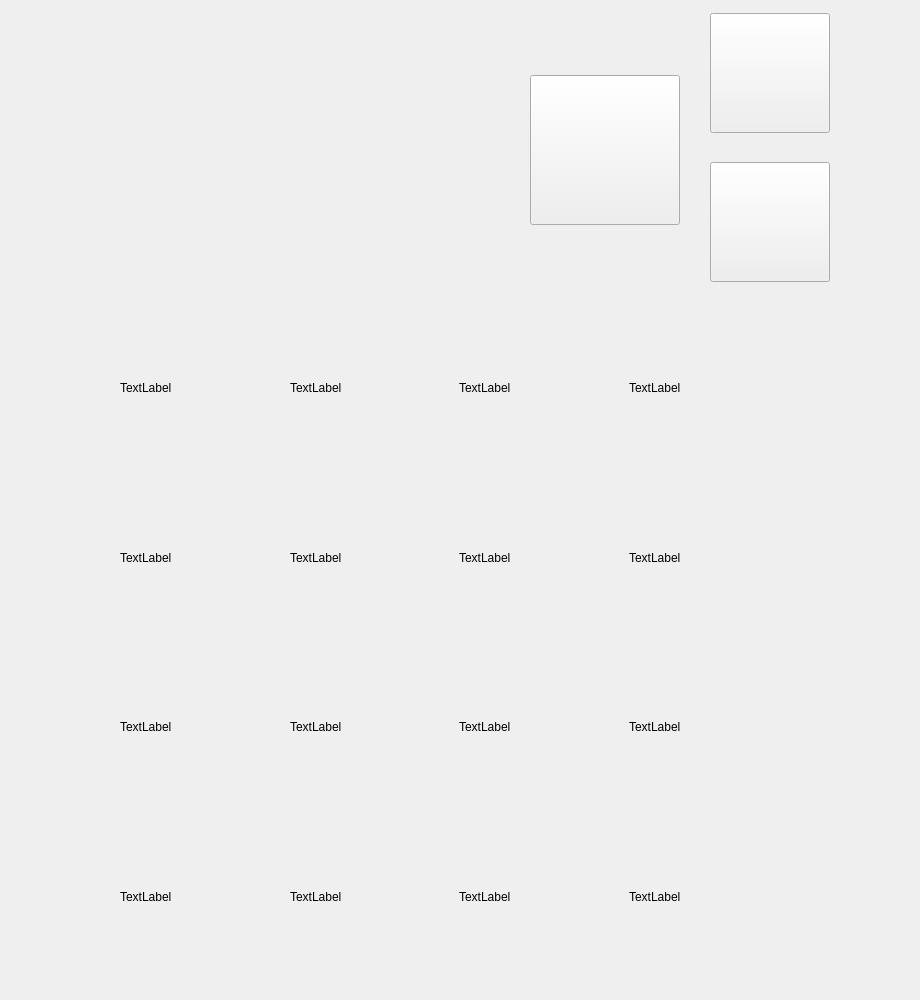
<?xml version="1.0" encoding="UTF-8"?>
<ui version="4.0">
 <class>gamewindow</class>
 <widget class="QWidget" name="gamewindow">
  <property name="geometry">
   <rect>
    <x>0</x>
    <y>0</y>
    <width>920</width>
    <height>1000</height>
   </rect>
  </property>
  <property name="windowTitle">
   <string>2048</string>
  </property>
  <widget class="QLabel" name="label">
   <property name="geometry">
    <rect>
     <x>80</x>
     <y>10</y>
     <width>375</width>
     <height>100</height>
    </rect>
   </property>
   <property name="minimumSize">
    <size>
     <width>375</width>
     <height>100</height>
    </size>
   </property>
   <property name="maximumSize">
    <size>
     <width>375</width>
     <height>100</height>
    </size>
   </property>
   <property name="font">
    <font>
     <family>Copperplate Gothic Bold</family>
     <pointsize>36</pointsize>
     <weight>75</weight>
     <bold>true</bold>
    </font>
   </property>
   <property name="text">
    <string/>
   </property>
   <property name="pixmap">
    <pixmap resource="pic.qrc">:/pic/PIC/score.jpg</pixmap>
   </property>
  </widget>
  <widget class="QWidget" name="layoutWidget">
   <property name="geometry">
    <rect>
     <x>120</x>
     <y>310</y>
     <width>664</width>
     <height>664</height>
    </rect>
   </property>
   <layout class="QGridLayout" name="gridLayout">
    <item row="6" column="2">
     <widget class="QLabel" name="B14">
      <property name="minimumSize">
       <size>
        <width>155</width>
        <height>155</height>
       </size>
      </property>
      <property name="maximumSize">
       <size>
        <width>155</width>
        <height>155</height>
       </size>
      </property>
      <property name="baseSize">
       <size>
        <width>155</width>
        <height>155</height>
       </size>
      </property>
      <property name="text">
       <string>TextLabel</string>
      </property>
     </widget>
    </item>
    <item row="6" column="0">
     <widget class="QLabel" name="B13">
      <property name="minimumSize">
       <size>
        <width>155</width>
        <height>155</height>
       </size>
      </property>
      <property name="maximumSize">
       <size>
        <width>155</width>
        <height>155</height>
       </size>
      </property>
      <property name="baseSize">
       <size>
        <width>155</width>
        <height>155</height>
       </size>
      </property>
      <property name="text">
       <string>TextLabel</string>
      </property>
     </widget>
    </item>
    <item row="6" column="4">
     <widget class="QLabel" name="B15">
      <property name="minimumSize">
       <size>
        <width>155</width>
        <height>155</height>
       </size>
      </property>
      <property name="maximumSize">
       <size>
        <width>155</width>
        <height>155</height>
       </size>
      </property>
      <property name="baseSize">
       <size>
        <width>155</width>
        <height>155</height>
       </size>
      </property>
      <property name="text">
       <string>TextLabel</string>
      </property>
     </widget>
    </item>
    <item row="0" column="0">
     <widget class="QLabel" name="B1">
      <property name="minimumSize">
       <size>
        <width>155</width>
        <height>155</height>
       </size>
      </property>
      <property name="maximumSize">
       <size>
        <width>155</width>
        <height>155</height>
       </size>
      </property>
      <property name="baseSize">
       <size>
        <width>155</width>
        <height>155</height>
       </size>
      </property>
      <property name="text">
       <string>TextLabel</string>
      </property>
     </widget>
    </item>
    <item row="2" column="4">
     <widget class="QLabel" name="B7">
      <property name="minimumSize">
       <size>
        <width>155</width>
        <height>155</height>
       </size>
      </property>
      <property name="maximumSize">
       <size>
        <width>155</width>
        <height>155</height>
       </size>
      </property>
      <property name="baseSize">
       <size>
        <width>155</width>
        <height>155</height>
       </size>
      </property>
      <property name="text">
       <string>TextLabel</string>
      </property>
     </widget>
    </item>
    <item row="0" column="2">
     <widget class="QLabel" name="B2">
      <property name="minimumSize">
       <size>
        <width>155</width>
        <height>155</height>
       </size>
      </property>
      <property name="maximumSize">
       <size>
        <width>155</width>
        <height>155</height>
       </size>
      </property>
      <property name="baseSize">
       <size>
        <width>155</width>
        <height>155</height>
       </size>
      </property>
      <property name="text">
       <string>TextLabel</string>
      </property>
     </widget>
    </item>
    <item row="2" column="6">
     <widget class="QLabel" name="B8">
      <property name="minimumSize">
       <size>
        <width>155</width>
        <height>155</height>
       </size>
      </property>
      <property name="maximumSize">
       <size>
        <width>155</width>
        <height>155</height>
       </size>
      </property>
      <property name="baseSize">
       <size>
        <width>155</width>
        <height>155</height>
       </size>
      </property>
      <property name="text">
       <string>TextLabel</string>
      </property>
     </widget>
    </item>
    <item row="0" column="6">
     <widget class="QLabel" name="B4">
      <property name="minimumSize">
       <size>
        <width>155</width>
        <height>155</height>
       </size>
      </property>
      <property name="maximumSize">
       <size>
        <width>155</width>
        <height>155</height>
       </size>
      </property>
      <property name="baseSize">
       <size>
        <width>155</width>
        <height>155</height>
       </size>
      </property>
      <property name="text">
       <string>TextLabel</string>
      </property>
     </widget>
    </item>
    <item row="4" column="0">
     <widget class="QLabel" name="B9">
      <property name="minimumSize">
       <size>
        <width>155</width>
        <height>155</height>
       </size>
      </property>
      <property name="maximumSize">
       <size>
        <width>155</width>
        <height>155</height>
       </size>
      </property>
      <property name="baseSize">
       <size>
        <width>155</width>
        <height>155</height>
       </size>
      </property>
      <property name="text">
       <string>TextLabel</string>
      </property>
     </widget>
    </item>
    <item row="0" column="4">
     <widget class="QLabel" name="B3">
      <property name="minimumSize">
       <size>
        <width>155</width>
        <height>155</height>
       </size>
      </property>
      <property name="maximumSize">
       <size>
        <width>155</width>
        <height>155</height>
       </size>
      </property>
      <property name="baseSize">
       <size>
        <width>155</width>
        <height>155</height>
       </size>
      </property>
      <property name="text">
       <string>TextLabel</string>
      </property>
     </widget>
    </item>
    <item row="4" column="4">
     <widget class="QLabel" name="B11">
      <property name="minimumSize">
       <size>
        <width>155</width>
        <height>155</height>
       </size>
      </property>
      <property name="maximumSize">
       <size>
        <width>155</width>
        <height>155</height>
       </size>
      </property>
      <property name="baseSize">
       <size>
        <width>155</width>
        <height>155</height>
       </size>
      </property>
      <property name="text">
       <string>TextLabel</string>
      </property>
     </widget>
    </item>
    <item row="4" column="2">
     <widget class="QLabel" name="B10">
      <property name="minimumSize">
       <size>
        <width>155</width>
        <height>155</height>
       </size>
      </property>
      <property name="maximumSize">
       <size>
        <width>155</width>
        <height>155</height>
       </size>
      </property>
      <property name="baseSize">
       <size>
        <width>155</width>
        <height>155</height>
       </size>
      </property>
      <property name="text">
       <string>TextLabel</string>
      </property>
     </widget>
    </item>
    <item row="2" column="2">
     <widget class="QLabel" name="B6">
      <property name="minimumSize">
       <size>
        <width>155</width>
        <height>155</height>
       </size>
      </property>
      <property name="maximumSize">
       <size>
        <width>155</width>
        <height>155</height>
       </size>
      </property>
      <property name="baseSize">
       <size>
        <width>155</width>
        <height>155</height>
       </size>
      </property>
      <property name="text">
       <string>TextLabel</string>
      </property>
     </widget>
    </item>
    <item row="2" column="0">
     <widget class="QLabel" name="B5">
      <property name="minimumSize">
       <size>
        <width>155</width>
        <height>155</height>
       </size>
      </property>
      <property name="maximumSize">
       <size>
        <width>155</width>
        <height>155</height>
       </size>
      </property>
      <property name="baseSize">
       <size>
        <width>155</width>
        <height>155</height>
       </size>
      </property>
      <property name="text">
       <string>TextLabel</string>
      </property>
     </widget>
    </item>
    <item row="4" column="6">
     <widget class="QLabel" name="B12">
      <property name="minimumSize">
       <size>
        <width>155</width>
        <height>155</height>
       </size>
      </property>
      <property name="maximumSize">
       <size>
        <width>155</width>
        <height>155</height>
       </size>
      </property>
      <property name="baseSize">
       <size>
        <width>155</width>
        <height>155</height>
       </size>
      </property>
      <property name="text">
       <string>TextLabel</string>
      </property>
     </widget>
    </item>
    <item row="6" column="6">
     <widget class="QLabel" name="B16">
      <property name="minimumSize">
       <size>
        <width>155</width>
        <height>155</height>
       </size>
      </property>
      <property name="maximumSize">
       <size>
        <width>155</width>
        <height>155</height>
       </size>
      </property>
      <property name="baseSize">
       <size>
        <width>155</width>
        <height>155</height>
       </size>
      </property>
      <property name="text">
       <string>TextLabel</string>
      </property>
     </widget>
    </item>
    <item row="6" column="1">
     <spacer name="horizontalSpacer_2">
      <property name="orientation">
       <enum>Qt::Horizontal</enum>
      </property>
      <property name="sizeHint" stdset="0">
       <size>
        <width>40</width>
        <height>20</height>
       </size>
      </property>
     </spacer>
    </item>
    <item row="4" column="3">
     <spacer name="horizontalSpacer_3">
      <property name="orientation">
       <enum>Qt::Horizontal</enum>
      </property>
      <property name="sizeHint" stdset="0">
       <size>
        <width>40</width>
        <height>20</height>
       </size>
      </property>
     </spacer>
    </item>
    <item row="3" column="0">
     <spacer name="verticalSpacer_2">
      <property name="orientation">
       <enum>Qt::Vertical</enum>
      </property>
      <property name="sizeHint" stdset="0">
       <size>
        <width>20</width>
        <height>40</height>
       </size>
      </property>
     </spacer>
    </item>
    <item row="4" column="5">
     <spacer name="horizontalSpacer_4">
      <property name="orientation">
       <enum>Qt::Horizontal</enum>
      </property>
      <property name="sizeHint" stdset="0">
       <size>
        <width>40</width>
        <height>20</height>
       </size>
      </property>
     </spacer>
    </item>
    <item row="5" column="0">
     <spacer name="verticalSpacer">
      <property name="orientation">
       <enum>Qt::Vertical</enum>
      </property>
      <property name="sizeHint" stdset="0">
       <size>
        <width>20</width>
        <height>40</height>
       </size>
      </property>
     </spacer>
    </item>
    <item row="1" column="0">
     <spacer name="verticalSpacer_3">
      <property name="orientation">
       <enum>Qt::Vertical</enum>
      </property>
      <property name="sizeHint" stdset="0">
       <size>
        <width>20</width>
        <height>40</height>
       </size>
      </property>
     </spacer>
    </item>
   </layout>
  </widget>
  <widget class="QWidget" name="layoutWidget">
   <property name="geometry">
    <rect>
     <x>710</x>
     <y>10</y>
     <width>122</width>
     <height>276</height>
    </rect>
   </property>
   <layout class="QVBoxLayout" name="verticalLayout">
    <item>
     <widget class="QPushButton" name="pushButton_Restart">
      <property name="minimumSize">
       <size>
        <width>120</width>
        <height>120</height>
       </size>
      </property>
      <property name="maximumSize">
       <size>
        <width>120</width>
        <height>120</height>
       </size>
      </property>
      <property name="font">
       <font>
        <family>Copperplate Gothic Bold</family>
        <pointsize>20</pointsize>
       </font>
      </property>
      <property name="cursor">
       <cursorShape>ArrowCursor</cursorShape>
      </property>
      <property name="focusPolicy">
       <enum>Qt::NoFocus</enum>
      </property>
      <property name="text">
       <string/>
      </property>
      <property name="icon">
       <iconset resource="pic.qrc">
        <normaloff>:/pic/PIC/reset.jpg</normaloff>:/pic/PIC/reset.jpg</iconset>
      </property>
      <property name="iconSize">
       <size>
        <width>120</width>
        <height>120</height>
       </size>
      </property>
     </widget>
    </item>
    <item>
     <spacer name="horizontalSpacer">
      <property name="orientation">
       <enum>Qt::Horizontal</enum>
      </property>
      <property name="sizeHint" stdset="0">
       <size>
        <width>40</width>
        <height>20</height>
       </size>
      </property>
     </spacer>
    </item>
    <item>
     <widget class="QPushButton" name="pushButton_End">
      <property name="minimumSize">
       <size>
        <width>120</width>
        <height>120</height>
       </size>
      </property>
      <property name="maximumSize">
       <size>
        <width>120</width>
        <height>120</height>
       </size>
      </property>
      <property name="baseSize">
       <size>
        <width>0</width>
        <height>0</height>
       </size>
      </property>
      <property name="focusPolicy">
       <enum>Qt::NoFocus</enum>
      </property>
      <property name="text">
       <string/>
      </property>
      <property name="icon">
       <iconset resource="pic.qrc">
        <normaloff>:/pic/PIC/end.jpg</normaloff>:/pic/PIC/end.jpg</iconset>
      </property>
      <property name="iconSize">
       <size>
        <width>120</width>
        <height>120</height>
       </size>
      </property>
     </widget>
    </item>
   </layout>
  </widget>
  <widget class="QLabel" name="WIN">
   <property name="geometry">
    <rect>
     <x>220</x>
     <y>550</y>
     <width>450</width>
     <height>225</height>
    </rect>
   </property>
   <property name="minimumSize">
    <size>
     <width>450</width>
     <height>225</height>
    </size>
   </property>
   <property name="maximumSize">
    <size>
     <width>450</width>
     <height>225</height>
    </size>
   </property>
   <property name="baseSize">
    <size>
     <width>450</width>
     <height>225</height>
    </size>
   </property>
   <property name="text">
    <string/>
   </property>
  </widget>
  <widget class="QLabel" name="LOSE">
   <property name="geometry">
    <rect>
     <x>220</x>
     <y>550</y>
     <width>450</width>
     <height>225</height>
    </rect>
   </property>
   <property name="minimumSize">
    <size>
     <width>450</width>
     <height>225</height>
    </size>
   </property>
   <property name="maximumSize">
    <size>
     <width>450</width>
     <height>225</height>
    </size>
   </property>
   <property name="baseSize">
    <size>
     <width>450</width>
     <height>225</height>
    </size>
   </property>
   <property name="text">
    <string/>
   </property>
  </widget>
  <widget class="QLabel" name="SCORE">
   <property name="geometry">
    <rect>
     <x>70</x>
     <y>150</y>
     <width>450</width>
     <height>100</height>
    </rect>
   </property>
   <property name="minimumSize">
    <size>
     <width>450</width>
     <height>100</height>
    </size>
   </property>
   <property name="maximumSize">
    <size>
     <width>450</width>
     <height>100</height>
    </size>
   </property>
   <property name="baseSize">
    <size>
     <width>450</width>
     <height>100</height>
    </size>
   </property>
   <property name="font">
    <font>
     <family>New Waltograph</family>
     <pointsize>72</pointsize>
     <weight>75</weight>
     <bold>true</bold>
    </font>
   </property>
   <property name="text">
    <string/>
   </property>
  </widget>
  <widget class="QPushButton" name="pushButton_cont">
   <property name="geometry">
    <rect>
     <x>530</x>
     <y>75</y>
     <width>150</width>
     <height>150</height>
    </rect>
   </property>
   <property name="minimumSize">
    <size>
     <width>150</width>
     <height>150</height>
    </size>
   </property>
   <property name="maximumSize">
    <size>
     <width>150</width>
     <height>150</height>
    </size>
   </property>
   <property name="baseSize">
    <size>
     <width>150</width>
     <height>150</height>
    </size>
   </property>
   <property name="focusPolicy">
    <enum>Qt::NoFocus</enum>
   </property>
   <property name="text">
    <string/>
   </property>
   <property name="icon">
    <iconset resource="pic.qrc">
     <normaloff>:/pic/PIC/cont.jpg</normaloff>:/pic/PIC/cont.jpg</iconset>
   </property>
   <property name="iconSize">
    <size>
     <width>150</width>
     <height>150</height>
    </size>
   </property>
  </widget>
 </widget>
 <resources>
  <include location="pic.qrc"/>
 </resources>
 <connections>
  <connection>
   <sender>pushButton_End</sender>
   <signal>clicked()</signal>
   <receiver>gamewindow</receiver>
   <slot>close()</slot>
   <hints>
    <hint type="sourcelabel">
     <x>691</x>
     <y>124</y>
    </hint>
    <hint type="destinationlabel">
     <x>790</x>
     <y>32</y>
    </hint>
   </hints>
  </connection>
 </connections>
</ui>
